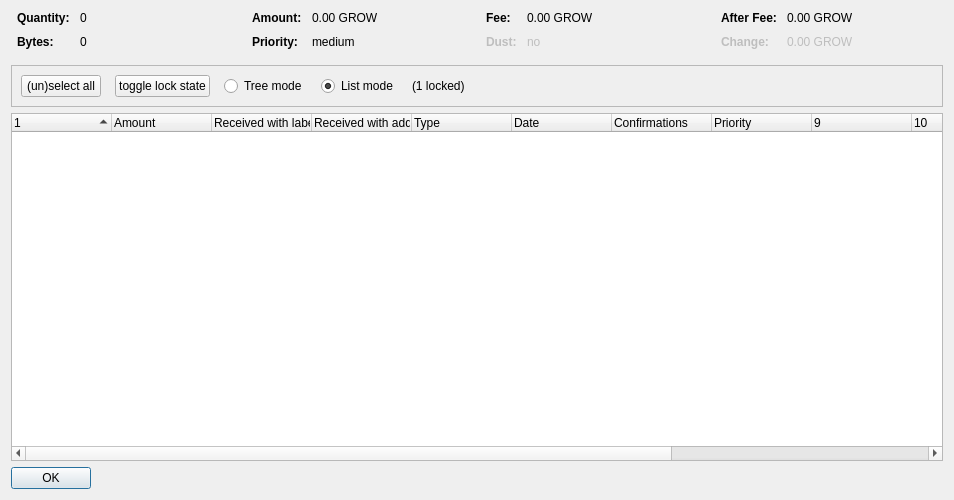
<?xml version="1.0" encoding="UTF-8"?>
<ui version="4.0">
 <class>CoinControlDialog</class>
 <widget class="QDialog" name="CoinControlDialog">
  <property name="geometry">
   <rect>
    <x>0</x>
    <y>0</y>
    <width>954</width>
    <height>500</height>
   </rect>
  </property>
  <property name="windowTitle">
   <string>Coin Selection</string>
  </property>
  <layout class="QVBoxLayout" name="verticalLayout">
   <item>
    <layout class="QHBoxLayout" name="horizontalLayoutTop" stretch="0,0,0,0">
     <property name="topMargin">
      <number>0</number>
     </property>
     <property name="bottomMargin">
      <number>10</number>
     </property>
     <item>
      <layout class="QFormLayout" name="formLayoutCoinControl1">
       <property name="horizontalSpacing">
        <number>10</number>
       </property>
       <property name="verticalSpacing">
        <number>10</number>
       </property>
       <property name="leftMargin">
        <number>6</number>
       </property>
       <property name="rightMargin">
        <number>6</number>
       </property>
       <item row="0" column="0">
        <widget class="QLabel" name="labelCoinControlQuantityText">
         <property name="font">
          <font>
           <weight>75</weight>
           <bold>true</bold>
          </font>
         </property>
         <property name="text">
          <string>Quantity:</string>
         </property>
        </widget>
       </item>
       <item row="0" column="1">
        <widget class="QLabel" name="labelCoinControlQuantity">
         <property name="cursor">
          <cursorShape>IBeamCursor</cursorShape>
         </property>
         <property name="contextMenuPolicy">
          <enum>Qt::ActionsContextMenu</enum>
         </property>
         <property name="text">
          <string notr="true">0</string>
         </property>
         <property name="textInteractionFlags">
          <set>Qt::LinksAccessibleByMouse|Qt::TextSelectableByKeyboard|Qt::TextSelectableByMouse</set>
         </property>
        </widget>
       </item>
       <item row="1" column="0">
        <widget class="QLabel" name="labelCoinControlBytesText">
         <property name="font">
          <font>
           <weight>75</weight>
           <bold>true</bold>
          </font>
         </property>
         <property name="text">
          <string>Bytes:</string>
         </property>
        </widget>
       </item>
       <item row="1" column="1">
        <widget class="QLabel" name="labelCoinControlBytes">
         <property name="cursor">
          <cursorShape>IBeamCursor</cursorShape>
         </property>
         <property name="contextMenuPolicy">
          <enum>Qt::ActionsContextMenu</enum>
         </property>
         <property name="text">
          <string notr="true">0</string>
         </property>
         <property name="textInteractionFlags">
          <set>Qt::LinksAccessibleByMouse|Qt::TextSelectableByKeyboard|Qt::TextSelectableByMouse</set>
         </property>
        </widget>
       </item>
      </layout>
     </item>
     <item>
      <layout class="QFormLayout" name="formLayoutCoinControl2">
       <property name="horizontalSpacing">
        <number>10</number>
       </property>
       <property name="verticalSpacing">
        <number>10</number>
       </property>
       <property name="leftMargin">
        <number>6</number>
       </property>
       <property name="rightMargin">
        <number>6</number>
       </property>
       <item row="0" column="0">
        <widget class="QLabel" name="labelCoinControlAmountText">
         <property name="font">
          <font>
           <weight>75</weight>
           <bold>true</bold>
          </font>
         </property>
         <property name="text">
          <string>Amount:</string>
         </property>
        </widget>
       </item>
       <item row="0" column="1">
        <widget class="QLabel" name="labelCoinControlAmount">
         <property name="cursor">
          <cursorShape>IBeamCursor</cursorShape>
         </property>
         <property name="contextMenuPolicy">
          <enum>Qt::ActionsContextMenu</enum>
         </property>
         <property name="text">
          <string notr="true">0.00 GROW</string>
         </property>
         <property name="textInteractionFlags">
          <set>Qt::LinksAccessibleByMouse|Qt::TextSelectableByKeyboard|Qt::TextSelectableByMouse</set>
         </property>
        </widget>
       </item>
       <item row="1" column="0">
        <widget class="QLabel" name="labelCoinControlPriorityText">
         <property name="font">
          <font>
           <weight>75</weight>
           <bold>true</bold>
          </font>
         </property>
         <property name="text">
          <string>Priority:</string>
         </property>
        </widget>
       </item>
       <item row="1" column="1">
        <widget class="QLabel" name="labelCoinControlPriority">
         <property name="cursor">
          <cursorShape>IBeamCursor</cursorShape>
         </property>
         <property name="contextMenuPolicy">
          <enum>Qt::ActionsContextMenu</enum>
         </property>
         <property name="text">
          <string>medium</string>
         </property>
         <property name="textInteractionFlags">
          <set>Qt::LinksAccessibleByMouse|Qt::TextSelectableByKeyboard|Qt::TextSelectableByMouse</set>
         </property>
        </widget>
       </item>
      </layout>
     </item>
     <item>
      <layout class="QFormLayout" name="formLayoutCoinControl3">
       <property name="horizontalSpacing">
        <number>10</number>
       </property>
       <property name="verticalSpacing">
        <number>10</number>
       </property>
       <property name="leftMargin">
        <number>6</number>
       </property>
       <property name="rightMargin">
        <number>6</number>
       </property>
       <item row="0" column="0">
        <widget class="QLabel" name="labelCoinControlFeeText">
         <property name="font">
          <font>
           <weight>75</weight>
           <bold>true</bold>
          </font>
         </property>
         <property name="text">
          <string>Fee:</string>
         </property>
        </widget>
       </item>
       <item row="0" column="1">
        <widget class="QLabel" name="labelCoinControlFee">
         <property name="cursor">
          <cursorShape>IBeamCursor</cursorShape>
         </property>
         <property name="contextMenuPolicy">
          <enum>Qt::ActionsContextMenu</enum>
         </property>
         <property name="text">
          <string notr="true">0.00 GROW</string>
         </property>
         <property name="textInteractionFlags">
          <set>Qt::LinksAccessibleByMouse|Qt::TextSelectableByKeyboard|Qt::TextSelectableByMouse</set>
         </property>
        </widget>
       </item>
       <item row="1" column="0">
        <widget class="QLabel" name="labelCoinControlLowOutputText">
         <property name="enabled">
          <bool>false</bool>
         </property>
         <property name="font">
          <font>
           <weight>75</weight>
           <bold>true</bold>
          </font>
         </property>
         <property name="text">
          <string>Dust:</string>
         </property>
        </widget>
       </item>
       <item row="1" column="1">
        <widget class="QLabel" name="labelCoinControlLowOutput">
         <property name="enabled">
          <bool>false</bool>
         </property>
         <property name="cursor">
          <cursorShape>IBeamCursor</cursorShape>
         </property>
         <property name="contextMenuPolicy">
          <enum>Qt::ActionsContextMenu</enum>
         </property>
         <property name="text">
          <string>no</string>
         </property>
         <property name="textInteractionFlags">
          <set>Qt::LinksAccessibleByMouse|Qt::TextSelectableByKeyboard|Qt::TextSelectableByMouse</set>
         </property>
        </widget>
       </item>
      </layout>
     </item>
     <item>
      <layout class="QFormLayout" name="formLayoutCoinControl4">
       <property name="horizontalSpacing">
        <number>10</number>
       </property>
       <property name="verticalSpacing">
        <number>10</number>
       </property>
       <property name="leftMargin">
        <number>6</number>
       </property>
       <property name="rightMargin">
        <number>6</number>
       </property>
       <item row="0" column="0">
        <widget class="QLabel" name="labelCoinControlAfterFeeText">
         <property name="font">
          <font>
           <weight>75</weight>
           <bold>true</bold>
          </font>
         </property>
         <property name="text">
          <string>After Fee:</string>
         </property>
        </widget>
       </item>
       <item row="0" column="1">
        <widget class="QLabel" name="labelCoinControlAfterFee">
         <property name="cursor">
          <cursorShape>IBeamCursor</cursorShape>
         </property>
         <property name="contextMenuPolicy">
          <enum>Qt::ActionsContextMenu</enum>
         </property>
         <property name="text">
          <string notr="true">0.00 GROW</string>
         </property>
         <property name="textInteractionFlags">
          <set>Qt::LinksAccessibleByMouse|Qt::TextSelectableByKeyboard|Qt::TextSelectableByMouse</set>
         </property>
        </widget>
       </item>
       <item row="1" column="0">
        <widget class="QLabel" name="labelCoinControlChangeText">
         <property name="enabled">
          <bool>false</bool>
         </property>
         <property name="font">
          <font>
           <weight>75</weight>
           <bold>true</bold>
          </font>
         </property>
         <property name="text">
          <string>Change:</string>
         </property>
        </widget>
       </item>
       <item row="1" column="1">
        <widget class="QLabel" name="labelCoinControlChange">
         <property name="enabled">
          <bool>false</bool>
         </property>
         <property name="cursor">
          <cursorShape>IBeamCursor</cursorShape>
         </property>
         <property name="contextMenuPolicy">
          <enum>Qt::ActionsContextMenu</enum>
         </property>
         <property name="text">
          <string notr="true">0.00 GROW</string>
         </property>
         <property name="textInteractionFlags">
          <set>Qt::LinksAccessibleByMouse|Qt::TextSelectableByKeyboard|Qt::TextSelectableByMouse</set>
         </property>
        </widget>
       </item>
      </layout>
     </item>
    </layout>
   </item>
   <item>
    <widget class="QFrame" name="frame">
     <property name="minimumSize">
      <size>
       <width>0</width>
       <height>40</height>
      </size>
     </property>
     <property name="frameShape">
      <enum>QFrame::StyledPanel</enum>
     </property>
     <property name="frameShadow">
      <enum>QFrame::Sunken</enum>
     </property>
     <layout class="QHBoxLayout" name="horizontalLayout">
      <item>
       <layout class="QHBoxLayout" name="horizontalLayoutPanel" stretch="0,0,0,0,0,0">
        <property name="spacing">
         <number>14</number>
        </property>
        <item>
         <widget class="QPushButton" name="pushButtonSelectAll">
          <property name="sizePolicy">
           <sizepolicy hsizetype="Maximum" vsizetype="Fixed">
            <horstretch>0</horstretch>
            <verstretch>0</verstretch>
           </sizepolicy>
          </property>
          <property name="text">
           <string>(un)select all</string>
          </property>
          <property name="autoDefault">
           <bool>false</bool>
          </property>
         </widget>
        </item>
        <item>
         <widget class="QPushButton" name="pushButtonToggleLock">
          <property name="sizePolicy">
           <sizepolicy hsizetype="Maximum" vsizetype="Fixed">
            <horstretch>0</horstretch>
            <verstretch>0</verstretch>
           </sizepolicy>
          </property>
          <property name="text">
           <string>toggle lock state</string>
          </property>
          <property name="autoDefault">
           <bool>false</bool>
          </property>
         </widget>
        </item>
        <item>
         <widget class="QRadioButton" name="radioTreeMode">
          <property name="sizePolicy">
           <sizepolicy hsizetype="Maximum" vsizetype="Fixed">
            <horstretch>0</horstretch>
            <verstretch>0</verstretch>
           </sizepolicy>
          </property>
          <property name="text">
           <string>Tree mode</string>
          </property>
         </widget>
        </item>
        <item>
         <widget class="QRadioButton" name="radioListMode">
          <property name="sizePolicy">
           <sizepolicy hsizetype="Maximum" vsizetype="Fixed">
            <horstretch>0</horstretch>
            <verstretch>0</verstretch>
           </sizepolicy>
          </property>
          <property name="text">
           <string>List mode</string>
          </property>
          <property name="checked">
           <bool>true</bool>
          </property>
         </widget>
        </item>
        <item>
         <widget class="QLabel" name="labelLocked">
          <property name="text">
           <string>(1 locked)</string>
          </property>
         </widget>
        </item>
        <item>
         <spacer name="horizontalSpacer">
          <property name="orientation">
           <enum>Qt::Horizontal</enum>
          </property>
          <property name="sizeHint" stdset="0">
           <size>
            <width>40</width>
            <height>20</height>
           </size>
          </property>
         </spacer>
        </item>
       </layout>
      </item>
     </layout>
    </widget>
   </item>
   <item>
    <widget class="CoinControlTreeWidget" name="treeWidget">
     <property name="contextMenuPolicy">
      <enum>Qt::CustomContextMenu</enum>
     </property>
     <property name="sortingEnabled">
      <bool>false</bool>
     </property>
     <property name="columnCount">
      <number>13</number>
     </property>
     <attribute name="headerShowSortIndicator" stdset="0">
      <bool>true</bool>
     </attribute>
     <attribute name="headerStretchLastSection">
      <bool>false</bool>
     </attribute>
     <column>
      <property name="text">
       <string/>
      </property>
     </column>
     <column>
      <property name="text">
       <string>Amount</string>
      </property>
     </column>
     <column>
      <property name="text">
       <string>Received with label</string>
      </property>
     </column>
     <column>
      <property name="text">
       <string>Received with address</string>
      </property>
     </column>
     <column>
      <property name="text">
       <string>Type</string>
      </property>
     </column>
     <column>
      <property name="text">
       <string>Date</string>
      </property>
     </column>
     <column>
      <property name="text">
       <string>Confirmations</string>
      </property>
      <property name="toolTip">
       <string>Confirmed</string>
      </property>
     </column>
     <column>
      <property name="text">
       <string>Priority</string>
      </property>
     </column>
     <column>
      <property name="text">
       <string/>
      </property>
     </column>
     <column>
      <property name="text">
       <string/>
      </property>
     </column>
     <column>
      <property name="text">
       <string/>
      </property>
     </column>
     <column>
      <property name="text">
       <string/>
      </property>
     </column>
     <column>
      <property name="text">
       <string/>
      </property>
     </column>
    </widget>
   </item>
   <item>
    <widget class="QDialogButtonBox" name="buttonBox">
     <property name="sizePolicy">
      <sizepolicy hsizetype="Maximum" vsizetype="Fixed">
       <horstretch>0</horstretch>
       <verstretch>0</verstretch>
      </sizepolicy>
     </property>
     <property name="orientation">
      <enum>Qt::Horizontal</enum>
     </property>
     <property name="standardButtons">
      <set>QDialogButtonBox::Ok</set>
     </property>
    </widget>
   </item>
  </layout>
 </widget>
 <customwidgets>
  <customwidget>
   <class>CoinControlTreeWidget</class>
   <extends>QTreeWidget</extends>
   <header>coincontroltreewidget.h</header>
  </customwidget>
 </customwidgets>
 <resources/>
 <connections/>
</ui>
